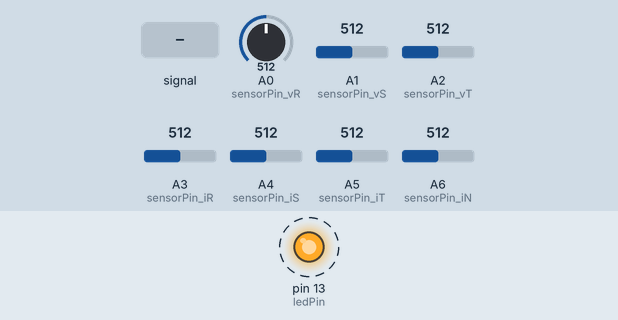
This sketch was run on a simulated Arduino Nano, built with avr-gcc and run on an emulated ATmega328P. On the bench: output pins drawn as LEDs (lit = HIGH). Dashed ring = blinking. The inputs (shaded band) are chosen by the test bench; at power-on: A0 (sensorPin_vR) = 512, A1 (sensorPin_vS) = 512, A2 (sensorPin_vT) = 512, A3 (sensorPin_iR) = 512, A4 (sensorPin_iS) = 512, A5 (sensorPin_iT) = 512, A6 (sensorPin_iN) = 512. What the sketch prints to the serial monitor is not drawn.

Above: at 0.76 s.
1.3 s: A0 (sensorPin_vR) fed a 2 Hz sine of ±306 counts around its level
4.3 s: A0 (sensorPin_vR) set to 716
7.3 s: A1 (sensorPin_vS) set to 716
10.3 s: A2 (sensorPin_vT) set to 716
13.3 s: A3 (sensorPin_iR) set to 716
16.3 s: A4 (sensorPin_iS) set to 716
Timing chart, 0 to 20.3 s (numbered marks = the images above; inputs shaded):
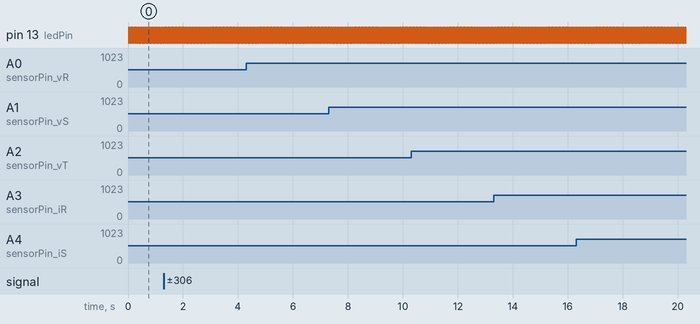

Measured:
- by itself, pin 13 (ledPin): alternates HIGH for 0.03 s and LOW for 0.03 s

The sketch:

mc_line_voltage_07_shift.ino
```cpp
/*

 */

#define arrayLength 64

#include <TimerOne.h>

const unsigned char PS_16 = (1 << ADPS2);
const unsigned char PS_32 = (1 << ADPS2) | (1 << ADPS0);
const unsigned char PS_64 = (1 << ADPS2) | (1 << ADPS1);
const unsigned char PS_128 = (1 << ADPS2) | (1 << ADPS1) | (1 << ADPS0);

int sensorPin_vR = A0;      // select the input pin for the IR LED signal
int sensorPin_vS = A1;
int sensorPin_vT = A2;
int sensorPin_iR = A3;      // select the input pin for the IR LED signal
int sensorPin_iS = A4;
int sensorPin_iT = A5;
int sensorPin_iN = A6;      // select the input pin for the IR LED signal

int ledPin = 13;              // select the pin for the LED
int sensorValue_vR = 0;       // variable to store the value coming from the sensor
int sensorValue_vS = 0;
int sensorValue_vT = 0;
int sensorValue_iR = 0;       // variable to store the value coming from the sensor
int sensorValue_iS = 0;
int sensorValue_iT = 0;
int sensorValue_iN = 0;

int prevValue_vR = 0;          // variable to store the previous value coming from the sensor
int prevValue_vS = 0;
int prevValue_vT = 0;
int prevValue_iR = 0;          // variable to store the previous value coming from the sensor
int prevValue_iS = 0;
int prevValue_iT = 0;
int prevValue_iN = 0;

uint8_t arrayOfValues[10];

int ledState = LOW;       // El LED empieza apagado
volatile unsigned long Count = 1; // time counter
int Tflag = LOW;           // ready-to-transfer flag

float nZ = 0;
float nZLast = 0;
float deltaN;

volatile int index = 0;

int array_vR[arrayLength];
int array_vS[arrayLength];
int array_vT[arrayLength];
int array_iR[arrayLength];
int array_iS[arrayLength];
int array_iT[arrayLength];
int array_iN[arrayLength];

int t = 20000 / 40;  //20000 = Period in us

void setup() {

  // set up the ADC
  ADCSRA &= ~PS_128;  // remove bits set by Arduino library

  // you can choose a prescaler from above.
  // PS_16, PS_32, PS_64 or PS_128
  ADCSRA |= PS_32;    // set our own prescaler to 64

  // declare the ledPin as an OUTPUT:
  pinMode(ledPin, OUTPUT);
  Timer1.initialize(t);                      // Dispara cada t us
  Timer1.attachInterrupt(ISR_Blink);   // Activa la interrupcion y la asocia a ISR_Blink
  Serial.begin(115200);
}

void ISR_Blink()
{
  index = (Count-1); // % arrayLength;

  prevValue_vR = sensorValue_vR;
  prevValue_vS = sensorValue_vS;
  prevValue_vT = sensorValue_vT;
  prevValue_iR = sensorValue_iR;
  prevValue_iS = sensorValue_iS;
  prevValue_iT = sensorValue_iT;
  prevValue_iN = sensorValue_iN;

  sensorValue_vR = analogRead(sensorPin_vR);
  sensorValue_vS = analogRead(sensorPin_vS);
  sensorValue_vT = analogRead(sensorPin_vT);
  sensorValue_iR = analogRead(sensorPin_iR);
  sensorValue_iS = analogRead(sensorPin_iS);
  sensorValue_iT = analogRead(sensorPin_iT);
  sensorValue_iN = analogRead(sensorPin_iN);

  array_vR[index] = sensorValue_vR;
  array_vS[index] = sensorValue_vS;
  array_vT[index] = sensorValue_vT;
  array_iR[index] = sensorValue_iR;
  array_iS[index] = sensorValue_iS;
  array_iT[index] = sensorValue_iT;
  array_iN[index] = sensorValue_iN;

  //Send data
  if (Count >= arrayLength){
      //long time = micros();
      packageGen(findPP(array_vR, arrayLength),findPP(array_vS, arrayLength),findPP(array_vT, arrayLength),findPP(array_iR, arrayLength),findPP(array_iS, arrayLength),findPP(array_iT, arrayLength),findPP(array_iN, arrayLength),findnZ(array_vR, arrayLength));
      int bytes = Serial.write(arrayOfValues, sizeof(arrayOfValues));
      //long time2 = micros();
      //Serial.println(time2 - time);
      Serial.println();
      Tflag = !Tflag;
      Count = 0;
    }
    Count++;
  }

void loop() {
  digitalWrite(ledPin, Tflag);
}

int findPP(int Array[], int n){
  int maxValue = Array[0];
  int minValue = Array[0];
  for(int i = 0; i < n; i++){
    int value = Array[i];
    if (value > maxValue){
      maxValue = value;
    }
    else if (value < minValue){
      minValue = value;
    }
  }
  return maxValue - minValue;
}

int findnZ(int Array[], int n){
  float nZs[3];
  int nZindex = 0;
  for(int i = 0; i < n-1; i++){
    int valueA = Array[i];
    int valueB = Array[i+1];
    if ((valueA < 512 && valueB >= 512)||(valueA >= 512 && valueB < 512)){
      nZ = (i+1.0) - ((valueB - 512.0)/(valueB-valueA));
      nZs[nZindex] = nZ;
      nZindex++;
    }
  }
  deltaN = nZs[2]-nZs[0];  //Puede ser positivo o negativo
  nZindex = 0;
  return int((4608.0-(deltaN*102.4)));
/*
deltaN: Tiempo entre dos cruces por cero, cada unidad equivale a 500us
El valor de deltaN puede variar entre 35 (55Hz), 40(50Hz, valor nominal) y 45 (45Hz)
Para adaptar la señal al rango 0-1023 se usan las dos constantes:
5*a = 512 => a = 102.4
b-40*a = 512 => b = 4608
*/
}

void packageGen (int a, int b, int c, int d, int e, int f, int g, int h){
  arrayOfValues[0] = getOffset(a);
  arrayOfValues[1] = getOffset(b);
  arrayOfValues[2] = getOffset(c);
  arrayOfValues[3] = getOffset(d);
  arrayOfValues[4] = getOffset(e);
  arrayOfValues[5] = getOffset(f);
  arrayOfValues[6] = getOffset(g);
  arrayOfValues[7] = getOffset(h);
  uint16_t indexCode = getIndexCode(a,b,c,d,e,f,g,h);
  arrayOfValues[8] = (uint8_t)(indexCode);
  arrayOfValues[9] = (uint8_t)(indexCode >> 8);
  return;
}

uint8_t getOffset(int thisValue) {
  uint8_t offsetCode = (uint8_t)(thisValue % 256);
  if (offsetCode == 10){    // This loop will fix the error that rises when
    offsetCode++;           // New Line character is sent.
  }
  return offsetCode;
}

uint16_t getIndex(int thisValue) {
  uint16_t indexCode = (uint16_t)(thisValue / 256);
  return indexCode;
}

uint16_t getIndexCode(int this_a, int this_b, int this_c, int this_d, int this_e, int this_f, int this_g, int this_h) {
  uint16_t returnIndex = 0;
  uint16_t tmp = 0;
  returnIndex = getIndex(this_a);
  tmp = getIndex(this_b) << 2;
  returnIndex = returnIndex | tmp;
  tmp = getIndex(this_c) << 4;
  returnIndex = returnIndex | tmp;
  tmp = getIndex(this_d) << 6;
  returnIndex = returnIndex | tmp;
  tmp = getIndex(this_e) << 8;
  returnIndex = returnIndex | tmp;
  tmp = getIndex(this_f) << 10;
  returnIndex = returnIndex | tmp;
  tmp = getIndex(this_g) << 12;
  returnIndex = returnIndex | tmp;
  tmp = getIndex(this_h) << 14;
  returnIndex = returnIndex | tmp;
  return returnIndex;
}
```
